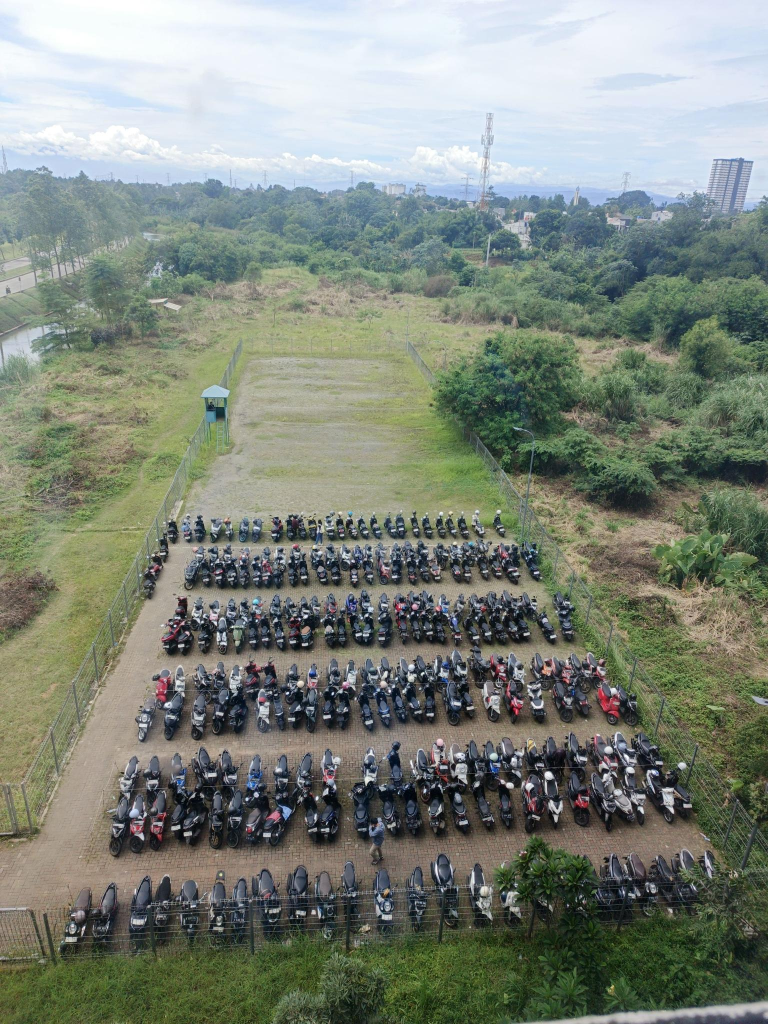
#> input picture Dataset Parkiran UPJ.v3i.yolov12/test/images/35_jpg.rf.77b7bac4c0bd7f7cf5fb1ded133385fb.jpg, 1536 x 2048 px, found by its file name (shown at 1/2 size)
$ python calibration_helper.py
#> lines starting #> are read from the running program, lines starting #| are printed output that depends on the picture
#!/usr/bin/env python3
"""
Helper script untuk menentukan Y coordinates parking rows dari image
Klik pada image untuk menandai posisi rows
"""

import cv2
import numpy as np
from pathlib import Path

# Image path
IMAGE_PATH = Path(r"D:\script\PYTHON\UPJ-Parking-Detection\Dataset Parkiran UPJ.v3i.yolov12\test\images\35_jpg.rf.77b7bac4c0bd7f7cf5fb1ded133385fb.jpg")

# Global variables
rows = []
img_display = None
img_original = None

# [93 lines left out: functions mouse_callback, draw_rows, print_calibration_json, not called in this run]

def main():
    """Main function"""
    global img_display, img_original

    print("="*60)
    print("PARKING CALIBRATION HELPER")
    print("="*60)
    print(f"Image: {IMAGE_PATH.name}")
    print()
    print("INSTRUCTIONS:")
    print("1. LEFT CLICK on image to mark parking row positions")
    print("2. RIGHT CLICK to remove last marked row")
    print("3. Press 'S' to save and print calibration data")
    print("4. Press 'Q' to quit")
    print("="*60)

    # Check if image exists
    if not IMAGE_PATH.exists():
        print(f"❌ Image not found: {IMAGE_PATH}")
        return

    # Load image
    img_original = cv2.imread(str(IMAGE_PATH))
#> img_original is the input picture: shape (2048, 1536, 3); mean B, G, R 123.2, 134, 126.6
    if img_original is None:
        print(f"❌ Cannot read image: {IMAGE_PATH}")
        return

    # Resize if too large
    height, width = img_original.shape[:2]
#> height = 2048; width = 1536
    max_height = 900
    if height > max_height:
        scale = max_height / height
#> scale = 0.439
        new_width = int(width * scale)
#> new_width = 675
        img_original = cv2.resize(img_original, (new_width, max_height))
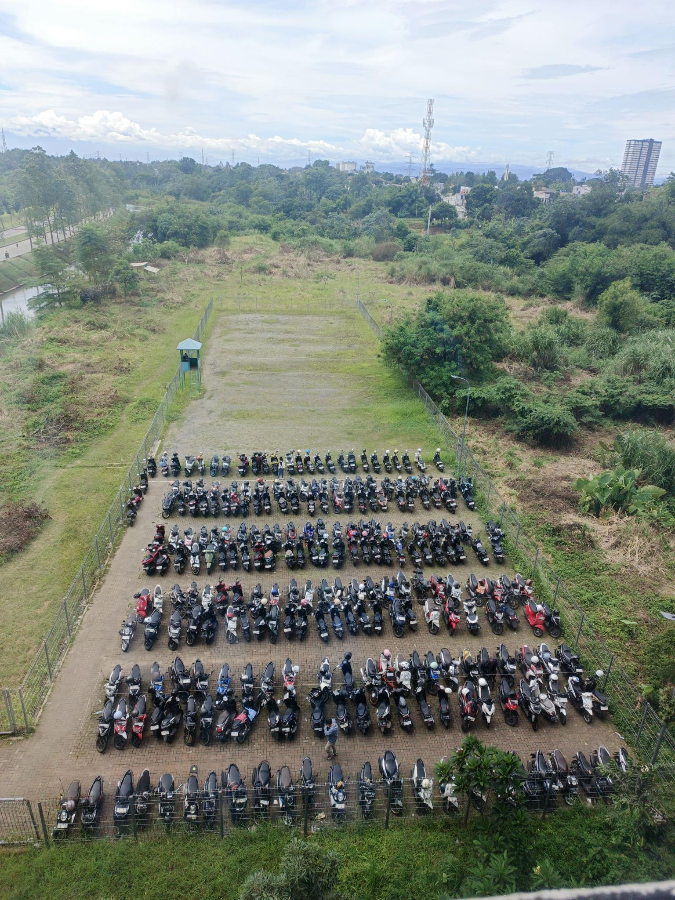
#> img_original: shape (900, 675, 3); mean B, G, R 123.1, 133.8, 126.5
        print(f"ℹ️  Image resized to {new_width}x{max_height} for display")
#| ℹ️  Image resized to 675x900 for display

    img_display = img_original.copy()

    # Create window and set mouse callback
    cv2.namedWindow("Calibration Helper")
    cv2.setMouseCallback("Calibration Helper", mouse_callback)

    # Show image
    cv2.imshow("Calibration Helper", img_display)

    print("\n✅ Window opened. Start clicking on parking rows!")

    # Main loop
    while True:
        key = cv2.waitKey(1) & 0xFF
#> (key q is pressed here)

        if key == ord('q') or key == ord('Q'):
            print("\n👋 Quitting...")
            break

        elif key == ord('s') or key == ord('S'):
            if rows:
                print_calibration_json()
            else:
                print("\n⚠️  No rows marked yet!")

    cv2.destroyAllWindows()

    if rows:
        print(f"\n✅ Marked {len(rows)} rows")
        print("Copy the calibration data above to your test script!")
    else:
        print("\n⚠️  No rows were marked")

if __name__ == "__main__":
    main()
